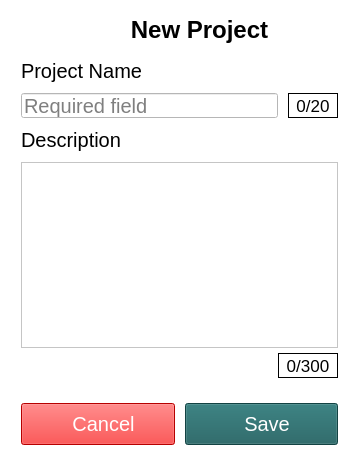
<?xml version="1.0" encoding="UTF-8"?>
<ui version="4.0">
 <class>Dialog</class>
 <widget class="QDialog" name="Dialog">
  <property name="geometry">
   <rect>
    <x>0</x>
    <y>0</y>
    <width>359</width>
    <height>466</height>
   </rect>
  </property>
  <property name="sizePolicy">
   <sizepolicy hsizetype="Fixed" vsizetype="Fixed">
    <horstretch>0</horstretch>
    <verstretch>0</verstretch>
   </sizepolicy>
  </property>
  <property name="windowTitle">
   <string>Dialog</string>
  </property>
  <property name="styleSheet">
   <string notr="true">background: white;</string>
  </property>
  <layout class="QGridLayout" name="gridLayout">
   <item row="0" column="0">
    <layout class="QVBoxLayout" name="verticalLayout_3">
     <property name="spacing">
      <number>10</number>
     </property>
     <property name="leftMargin">
      <number>10</number>
     </property>
     <property name="topMargin">
      <number>5</number>
     </property>
     <property name="rightMargin">
      <number>10</number>
     </property>
     <property name="bottomMargin">
      <number>10</number>
     </property>
     <item>
      <layout class="QHBoxLayout" name="horizontalLayout_6">
       <property name="spacing">
        <number>0</number>
       </property>
       <property name="rightMargin">
        <number>10</number>
       </property>
       <property name="bottomMargin">
        <number>5</number>
       </property>
       <item>
        <widget class="QLabel" name="icono_Label">
         <property name="maximumSize">
          <size>
           <width>50</width>
           <height>50</height>
          </size>
         </property>
         <property name="font">
          <font>
           <family>Arial</family>
           <pointsize>15</pointsize>
          </font>
         </property>
         <property name="styleSheet">
          <string notr="true"/>
         </property>
         <property name="text">
          <string/>
         </property>
         <property name="pixmap">
          <pixmap>:/resources/images/newProject.png</pixmap>
         </property>
         <property name="scaledContents">
          <bool>true</bool>
         </property>
         <property name="alignment">
          <set>Qt::AlignCenter</set>
         </property>
         <property name="wordWrap">
          <bool>false</bool>
         </property>
         <property name="margin">
          <number>0</number>
         </property>
         <property name="indent">
          <number>0</number>
         </property>
        </widget>
       </item>
       <item>
        <widget class="QLabel" name="titulo_Label">
         <property name="font">
          <font>
           <family>Arial</family>
           <pointsize>18</pointsize>
           <bold>true</bold>
          </font>
         </property>
         <property name="styleSheet">
          <string notr="true"/>
         </property>
         <property name="text">
          <string>New Project</string>
         </property>
         <property name="alignment">
          <set>Qt::AlignCenter</set>
         </property>
        </widget>
       </item>
      </layout>
     </item>
     <item>
      <layout class="QVBoxLayout" name="verticalLayout">
       <item>
        <widget class="QLabel" name="name_Label">
         <property name="font">
          <font>
           <family>Arial</family>
           <pointsize>15</pointsize>
           <bold>false</bold>
          </font>
         </property>
         <property name="text">
          <string>Project Name</string>
         </property>
        </widget>
       </item>
       <item>
        <layout class="QHBoxLayout" name="horizontalLayout_2">
         <item>
          <widget class="QLineEdit" name="name_LineEdit">
           <property name="minimumSize">
            <size>
             <width>0</width>
             <height>25</height>
            </size>
           </property>
           <property name="font">
            <font>
             <family>Arial</family>
             <pointsize>15</pointsize>
            </font>
           </property>
           <property name="focusPolicy">
            <enum>Qt::WheelFocus</enum>
           </property>
           <property name="styleSheet">
            <string notr="true">background:white;</string>
           </property>
           <property name="maxLength">
            <number>20</number>
           </property>
           <property name="placeholderText">
            <string>Required field</string>
           </property>
          </widget>
         </item>
         <item>
          <widget class="QLabel" name="nameCounter_Label">
           <property name="minimumSize">
            <size>
             <width>50</width>
             <height>25</height>
            </size>
           </property>
           <property name="maximumSize">
            <size>
             <width>16777215</width>
             <height>25</height>
            </size>
           </property>
           <property name="font">
            <font>
             <family>Arial</family>
             <pointsize>13</pointsize>
            </font>
           </property>
           <property name="styleSheet">
            <string notr="true">background: white;
color: black;
border: 1px solid black;</string>
           </property>
           <property name="text">
            <string>0/20</string>
           </property>
           <property name="alignment">
            <set>Qt::AlignCenter</set>
           </property>
          </widget>
         </item>
        </layout>
       </item>
      </layout>
     </item>
     <item>
      <layout class="QVBoxLayout" name="verticalLayout_2">
       <property name="spacing">
        <number>-1</number>
       </property>
       <item>
        <widget class="QLabel" name="location_Label">
         <property name="font">
          <font>
           <family>Arial</family>
           <pointsize>15</pointsize>
           <bold>false</bold>
          </font>
         </property>
         <property name="text">
          <string>Description</string>
         </property>
        </widget>
       </item>
       <item>
        <layout class="QVBoxLayout" name="verticalLayout_4">
         <property name="spacing">
          <number>5</number>
         </property>
         <property name="bottomMargin">
          <number>0</number>
         </property>
         <item>
          <widget class="QPlainTextEdit" name="description_PlainTextEdit">
           <property name="focusPolicy">
            <enum>Qt::WheelFocus</enum>
           </property>
           <property name="tabChangesFocus">
            <bool>true</bool>
           </property>
          </widget>
         </item>
         <item>
          <layout class="QHBoxLayout" name="horizontalLayout">
           <item>
            <spacer name="horizontalSpacer">
             <property name="orientation">
              <enum>Qt::Horizontal</enum>
             </property>
             <property name="sizeHint" stdset="0">
              <size>
               <width>40</width>
               <height>20</height>
              </size>
             </property>
            </spacer>
           </item>
           <item>
            <widget class="QLabel" name="descriptionCounter_Label">
             <property name="minimumSize">
              <size>
               <width>60</width>
               <height>25</height>
              </size>
             </property>
             <property name="maximumSize">
              <size>
               <width>60</width>
               <height>25</height>
              </size>
             </property>
             <property name="font">
              <font>
               <family>Arial</family>
               <pointsize>13</pointsize>
              </font>
             </property>
             <property name="styleSheet">
              <string notr="true">background: white;
color: black;
border: 1px solid black;</string>
             </property>
             <property name="text">
              <string>0/300</string>
             </property>
             <property name="alignment">
              <set>Qt::AlignCenter</set>
             </property>
            </widget>
           </item>
          </layout>
         </item>
        </layout>
       </item>
      </layout>
     </item>
     <item>
      <layout class="QHBoxLayout" name="options_HorizontalLayout">
       <property name="spacing">
        <number>10</number>
       </property>
       <property name="topMargin">
        <number>15</number>
       </property>
       <item>
        <widget class="QPushButton" name="cancel_Button">
         <property name="enabled">
          <bool>true</bool>
         </property>
         <property name="font">
          <font>
           <family>Arial</family>
           <pointsize>15</pointsize>
          </font>
         </property>
         <property name="cursor">
          <cursorShape>PointingHandCursor</cursorShape>
         </property>
         <property name="focusPolicy">
          <enum>Qt::NoFocus</enum>
         </property>
         <property name="styleSheet">
          <string notr="true">background: #FF0000;
color: white;
padding: 8px 0px 8px 0px;

</string>
         </property>
         <property name="text">
          <string>  Cancel</string>
         </property>
         <property name="icon">
          <iconset>
           <normaloff>:/resources/images/cancel.png</normaloff>:/resources/images/cancel.png</iconset>
         </property>
         <property name="iconSize">
          <size>
           <width>20</width>
           <height>20</height>
          </size>
         </property>
         <property name="autoDefault">
          <bool>false</bool>
         </property>
        </widget>
       </item>
       <item>
        <widget class="QPushButton" name="save_Button">
         <property name="enabled">
          <bool>true</bool>
         </property>
         <property name="font">
          <font>
           <family>Arial</family>
           <pointsize>15</pointsize>
          </font>
         </property>
         <property name="cursor">
          <cursorShape>PointingHandCursor</cursorShape>
         </property>
         <property name="focusPolicy">
          <enum>Qt::NoFocus</enum>
         </property>
         <property name="styleSheet">
          <string notr="true">background-color: #1B5E5E;
color: white;
padding: 8px 0px 8px 0px;</string>
         </property>
         <property name="text">
          <string>  Save</string>
         </property>
         <property name="autoDefault">
          <bool>false</bool>
         </property>
        </widget>
       </item>
      </layout>
     </item>
    </layout>
   </item>
  </layout>
 </widget>
 <resources/>
 <connections/>
</ui>
